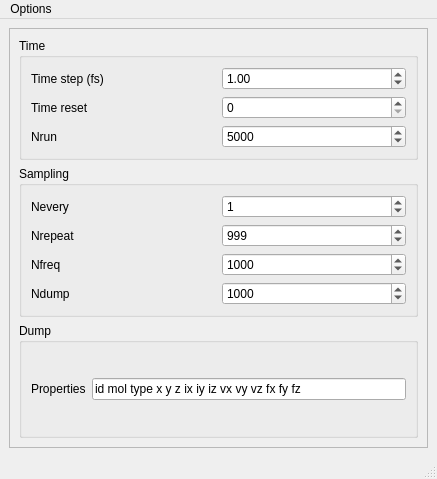
<?xml version="1.0" encoding="UTF-8"?>
<ui version="4.0">
 <class>MainWindow</class>
 <widget class="QMainWindow" name="MainWindow">
  <property name="geometry">
   <rect>
    <x>0</x>
    <y>0</y>
    <width>437</width>
    <height>479</height>
   </rect>
  </property>
  <property name="windowTitle">
   <string>MainWindow</string>
  </property>
  <widget class="QWidget" name="centralwidget">
   <layout class="QVBoxLayout" name="verticalLayout_5">
    <item>
     <widget class="QScrollArea" name="scrollArea">
      <property name="widgetResizable">
       <bool>true</bool>
      </property>
      <widget class="QWidget" name="scrollAreaWidgetContents">
       <property name="geometry">
        <rect>
         <x>0</x>
         <y>0</y>
         <width>417</width>
         <height>415</height>
        </rect>
       </property>
       <layout class="QVBoxLayout" name="verticalLayout_6">
        <item>
         <widget class="QGroupBox" name="groupBox">
          <property name="title">
           <string>Time</string>
          </property>
          <property name="checkable">
           <bool>false</bool>
          </property>
          <layout class="QVBoxLayout" name="verticalLayout">
           <item>
            <layout class="QHBoxLayout" name="horizontalLayout_12">
             <item>
              <widget class="QLabel" name="label_12">
               <property name="text">
                <string>Time step (fs)</string>
               </property>
              </widget>
             </item>
             <item>
              <widget class="QDoubleSpinBox" name="spinbox_timestep">
               <property name="value">
                <double>1.000000000000000</double>
               </property>
              </widget>
             </item>
            </layout>
           </item>
           <item>
            <layout class="QHBoxLayout" name="horizontalLayout_14">
             <item>
              <widget class="QLabel" name="label_14">
               <property name="text">
                <string>Time reset</string>
               </property>
              </widget>
             </item>
             <item>
              <widget class="QSpinBox" name="spinbox_timereset"/>
             </item>
            </layout>
           </item>
           <item>
            <layout class="QHBoxLayout" name="horizontalLayout_13">
             <item>
              <widget class="QLabel" name="label_13">
               <property name="text">
                <string>Nrun</string>
               </property>
              </widget>
             </item>
             <item>
              <widget class="QSpinBox" name="spinbox_nrun">
               <property name="maximum">
                <number>99999999</number>
               </property>
               <property name="value">
                <number>5000</number>
               </property>
              </widget>
             </item>
            </layout>
           </item>
          </layout>
         </widget>
        </item>
        <item>
         <widget class="QGroupBox" name="groupBox_3">
          <property name="title">
           <string>Sampling</string>
          </property>
          <property name="flat">
           <bool>false</bool>
          </property>
          <property name="checkable">
           <bool>false</bool>
          </property>
          <layout class="QVBoxLayout" name="verticalLayout_3">
           <item>
            <layout class="QHBoxLayout" name="horizontalLayout_7">
             <item>
              <widget class="QLabel" name="label_7">
               <property name="text">
                <string>Nevery</string>
               </property>
              </widget>
             </item>
             <item>
              <widget class="QSpinBox" name="spinbox_nevery">
               <property name="maximum">
                <number>99999999</number>
               </property>
               <property name="value">
                <number>1</number>
               </property>
              </widget>
             </item>
            </layout>
           </item>
           <item>
            <layout class="QHBoxLayout" name="horizontalLayout_10">
             <item>
              <widget class="QLabel" name="label_10">
               <property name="text">
                <string>Nrepeat</string>
               </property>
              </widget>
             </item>
             <item>
              <widget class="QSpinBox" name="spinbox_nrepeat">
               <property name="maximum">
                <number>99999999</number>
               </property>
               <property name="value">
                <number>999</number>
               </property>
              </widget>
             </item>
            </layout>
           </item>
           <item>
            <layout class="QHBoxLayout" name="horizontalLayout_9">
             <item>
              <widget class="QLabel" name="label_9">
               <property name="text">
                <string>Nfreq</string>
               </property>
              </widget>
             </item>
             <item>
              <widget class="QSpinBox" name="spinbox_nfreq">
               <property name="maximum">
                <number>99999999</number>
               </property>
               <property name="value">
                <number>1000</number>
               </property>
              </widget>
             </item>
            </layout>
           </item>
           <item>
            <layout class="QHBoxLayout" name="horizontalLayout_11">
             <item>
              <widget class="QLabel" name="label_11">
               <property name="text">
                <string>Ndump</string>
               </property>
              </widget>
             </item>
             <item>
              <widget class="QSpinBox" name="spinbox_ndump">
               <property name="maximum">
                <number>99999999</number>
               </property>
               <property name="value">
                <number>1000</number>
               </property>
              </widget>
             </item>
            </layout>
           </item>
          </layout>
         </widget>
        </item>
        <item>
         <widget class="QGroupBox" name="groupBox_4">
          <property name="title">
           <string>Dump</string>
          </property>
          <property name="flat">
           <bool>false</bool>
          </property>
          <property name="checkable">
           <bool>false</bool>
          </property>
          <layout class="QVBoxLayout" name="verticalLayout_4">
           <item>
            <layout class="QHBoxLayout" name="horizontalLayout_15">
             <item>
              <widget class="QLabel" name="label_15">
               <property name="text">
                <string>Properties</string>
               </property>
              </widget>
             </item>
             <item>
              <widget class="QLineEdit" name="lineedit_properties">
               <property name="text">
                <string>id mol type x y z ix iy iz vx vy vz fx fy fz</string>
               </property>
              </widget>
             </item>
            </layout>
           </item>
          </layout>
         </widget>
        </item>
       </layout>
      </widget>
     </widget>
    </item>
   </layout>
  </widget>
  <widget class="QMenuBar" name="menubar">
   <property name="geometry">
    <rect>
     <x>0</x>
     <y>0</y>
     <width>437</width>
     <height>22</height>
    </rect>
   </property>
   <widget class="QMenu" name="menuOptions">
    <property name="title">
     <string>Options</string>
    </property>
    <addaction name="actionDefaults"/>
    <addaction name="separator"/>
    <addaction name="actionSave"/>
    <addaction name="actionLoad"/>
   </widget>
   <addaction name="menuOptions"/>
  </widget>
  <widget class="QStatusBar" name="statusbar"/>
  <action name="actionDefaults">
   <property name="text">
    <string>Defaults</string>
   </property>
  </action>
  <action name="actionLoad">
   <property name="text">
    <string>Load...</string>
   </property>
  </action>
  <action name="actionSave">
   <property name="text">
    <string>Save...</string>
   </property>
  </action>
 </widget>
 <resources/>
 <connections/>
</ui>
